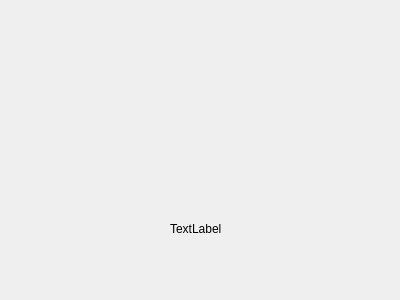
<?xml version="1.0" encoding="UTF-8"?>
<ui version="4.0">
 <class>Form</class>
 <widget class="QWidget" name="Form">
  <property name="geometry">
   <rect>
    <x>0</x>
    <y>0</y>
    <width>400</width>
    <height>300</height>
   </rect>
  </property>
  <property name="windowTitle">
   <string>Form</string>
  </property>
  <widget class="QLabel" name="label">
   <property name="geometry">
    <rect>
     <x>170</x>
     <y>220</y>
     <width>61</width>
     <height>18</height>
    </rect>
   </property>
   <property name="text">
    <string>TextLabel</string>
   </property>
  </widget>
  <widget class="LabeledSlider" name="labeledSlider">
   <property name="geometry">
    <rect>
     <x>109</x>
     <y>60</y>
     <width>161</width>
     <height>51</height>
    </rect>
   </property>
   <property name="toolTip">
    <string>The current time</string>
   </property>
   <property name="whatsThis">
    <string>The slider widget displays the min, max, and selected values.</string>
   </property>
  </widget>
 </widget>
 <customwidgets>
  <customwidget>
   <class>LabeledSlider</class>
   <extends>QWidget</extends>
   <header>LabeledSlider.h</header>
  </customwidget>
 </customwidgets>
 <resources/>
 <connections/>
</ui>
